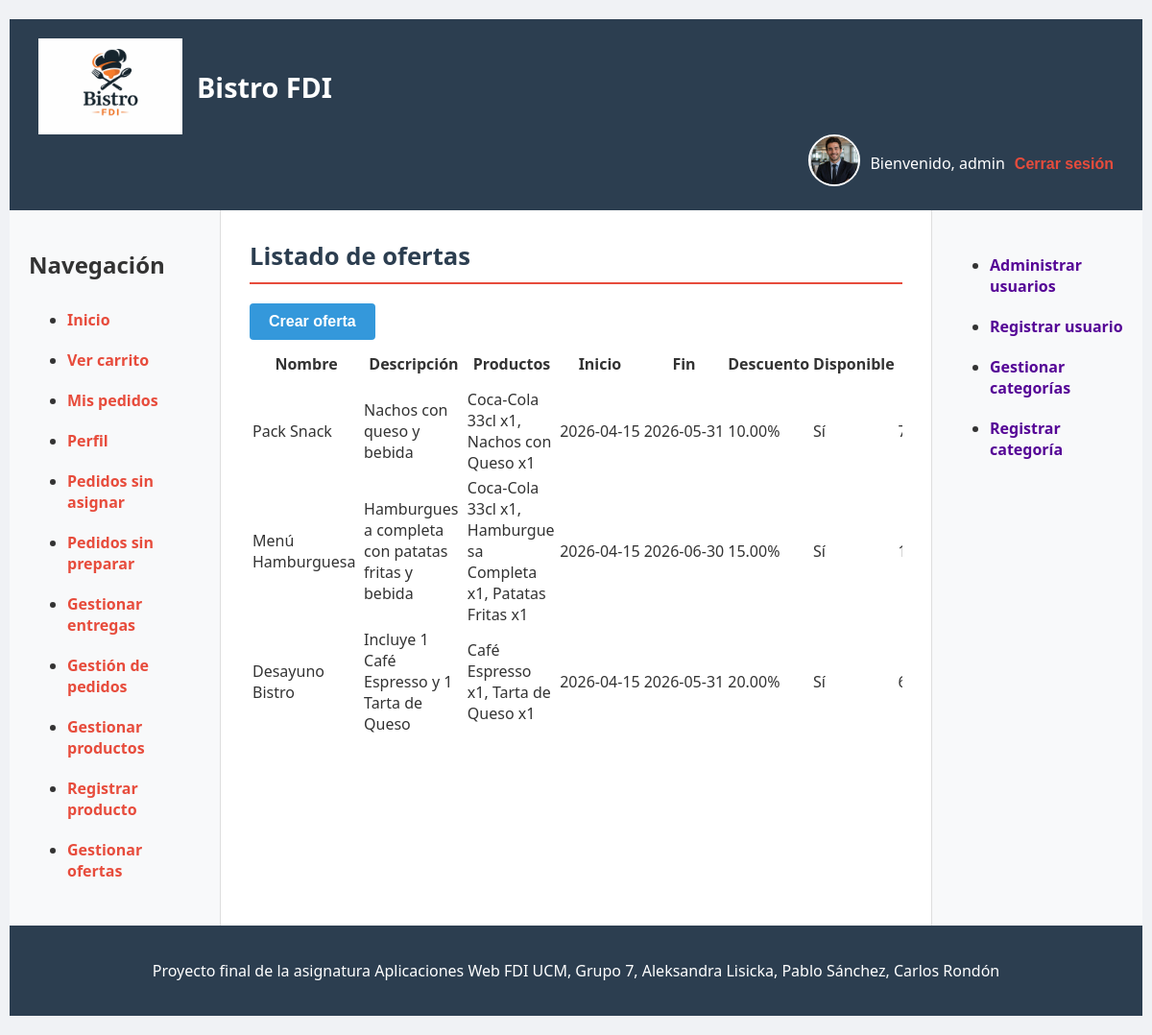
/usuarios/gerente/ofertas.php (signed in), run on the app's committed database.
### tables this page shows
CREATE TABLE `ofertas` (
  `id`          INT(11)       NOT NULL AUTO_INCREMENT,
  `nombre`      VARCHAR(100)  NOT NULL,
  `descripcion` TEXT,
  `fechaInicio` DATE          NOT NULL,
  `fechaFin`    DATE          NOT NULL,
  `descuento`   DECIMAL(5,2)  NOT NULL,
  `activa`      TINYINT(1)    NOT NULL DEFAULT 1,
  `activo`      TINYINT(1)    NOT NULL DEFAULT 1,
  PRIMARY KEY (`id`)
);

### includes/clases/ofertas/Oferta.php (called while the page is built, shortened)
<?php
class Oferta {
    private $idOferta;
    private $nombre;
    private $descripcion;
    private $fechaInicio;
    private $fechaFin;
    private $descuento;
    private $activa;
    public function __construct($idOferta, $nombre, $descripcion, $fechaInicio, $fechaFin, $descuento, $activa = 1) {
        $this->idOferta = $idOferta;
        $this->nombre = $nombre;
        $this->descripcion = $descripcion;
        $this->fechaInicio = $fechaInicio;
        $this->fechaFin = $fechaFin;
        $this->descuento = $descuento;
        $this->activa = $activa ?? 1;
    }
    public function getNombre() {
        return $this->nombre;
    }
    public function getDescripcion() {
        return $this->descripcion;
    }
    public function getFechaInicio() {
        return $this->fechaInicio;
    }
    public function getFechaFin() {
        return $this->fechaFin;
    }
    public function getDescuento() {
        return $this->descuento;
    }
    public static function listarOfertas() {
        $conn = Aplicacion::getInstance()->getConexionBd();
        $query = "SELECT * FROM ofertas WHERE activo = 1 ORDER BY fechaInicio DESC, id DESC";
        $rs = $conn->query($query);
        if ($rs && $rs->num_rows > 0) {
            $ofertas = [];
            while ($fila = $rs->fetch_assoc()) {
                $ofertas[] = new Oferta(
                    $fila['id'],
                    $fila['nombre'],
                    $fila['descripcion'],
                    $fila['fechaInicio'],
                    $fila['fechaFin'],
                    $fila['descuento'],
                    $fila['activa']
                );
            }
            return $ofertas;
        }
        return null;
    }
    public static function productosOferta($idOferta) {
        $conn = Aplicacion::getInstance()->getConexionBd();
        $query = sprintf(
            "SELECT op.producto_id, op.cantidad, p.nombreProd, p.precio, p.iva
             FROM oferta_productos op
             JOIN productos p ON p.id = op.producto_id
             WHERE op.oferta_id = %d
             ORDER BY p.nombreProd ASC",
            (int)$idOferta
        );
        $rs = $conn->query($query);
        $productos = [];
        if ($rs) {
            while ($fila = $rs->fetch_assoc()) {
                $productos[] = $fila;
            }
        }
        return $productos;
    }
    public function getProductos() {
        return self::productosOferta($this->idOferta);
    }
    public function estaDisponible() {
        $hoy = date('Y-m-d');
        return $this->activa
            && $hoy >= $this->fechaInicio
            && $hoy <= $this->fechaFin;
    }
}

### includes/clases/ofertas/FormularioGestionarOfertas.php (the view, shortened to what this page needs)
<?php
class FormularioGestionarOfertas extends Formulario
{
    protected function generaCamposFormulario(&$datos)
    {
        $ofertas = Oferta::listarOfertas();
        $filas = '';
        if ($ofertas) {
            foreach ($ofertas as $oferta) {
                $estado = $oferta->estaDisponible() ? 'Sí' : 'No';
                $productos = $oferta->getProductos();
                $productosTexto = '';
                if ($productos && count($productos) > 0) {
                    $partes = [];
                    foreach ($productos as $producto) {
                        $partes[] = $producto['nombreProd'] . ' x' . $producto['cantidad'];
                    }
                    $productosTexto = implode(', ', $partes);
                }
                else {
                    $productosTexto = 'Sin productos';
                }
                $filas .= "<tr>
                    <td>{$oferta->getNombre()}</td>
                    <td>{$oferta->getDescripcion()}</td>
                    <td>{$productosTexto}</td>
                    <td>{$oferta->getFechaInicio()}</td>
                    <td>{$oferta->getFechaFin()}</td>
                    <td>{$oferta->getDescuento()}%</td>
                    <td>{$estado}</td>
                    <td>" . $oferta->precioPackConIva() . " €</td>
                    <td>" . $oferta->precioFinalOferta() . " €</td>
                    <td>
                        <div>
                            <button type='submit' name='editarOferta' value='{$oferta->getIdOferta()}'>Editar</button>
                            <button type='submit' name='borrarOferta' value='{$oferta->getIdOferta()}' onclick=\"return confirm('¿Seguro que quieres borrar esta oferta?');\">Borrar</button>
                        </div>
                    </td>
                </tr>";
            }
        }
        $html = <<<EOS
        <div>
            <button type='submit' name='crearOferta'>Crear oferta</button>
        </div>
        <div class="tabla-wrapper">
            <table class="tabla-ofertas">
                <thead>
                    <tr>
                        <th>Nombre</th>
                        <th>Descripción</th>
                        <th>Productos</th>
                        <th>Inicio</th>
                        <th>Fin</th>
                        <th>Descuento</th>
                        <th>Disponible</th>
                        <th>Precio pack</th>
                        <th>Precio final</th>
                        <th>Acciones</th>
                    </tr>
                </thead>
                <tbody>
                    $filas
                </tbody>
            </table>
        </div>
        EOS;
        return $html;
    }
}

### data on the page
ofertas: nombre "Pack Snack", descripcion "Nachos con queso y bebida", productosTexto "Coca-Cola 33cl x1, Nachos con Queso x1", fechaInicio "2026-04-15", fechaFin "2026-05-31", descuento "10.00", estado "Sí"
ofertas: nombre "Menú Hamburguesa", descripcion "Hamburguesa completa con patatas fritas y bebida", productosTexto "Coca-Cola 33cl x1, Hamburguesa Completa x1, Patatas Fritas x1", fechaInicio "2026-04-15", fechaFin "2026-06-30", descuento "15.00", estado "Sí"
ofertas: nombre "Desayuno Bistro", descripcion "Incluye 1 Café Espresso y 1 Tarta de Queso", productosTexto "Café Espresso x1, Tarta de Queso x1", fechaInicio "2026-04-15", fechaFin "2026-05-31", descuento "20.00", estado "Sí"

### other printed values
$params['cabecera'] "Bistro FDI"
$nombreUsuario "admin"
